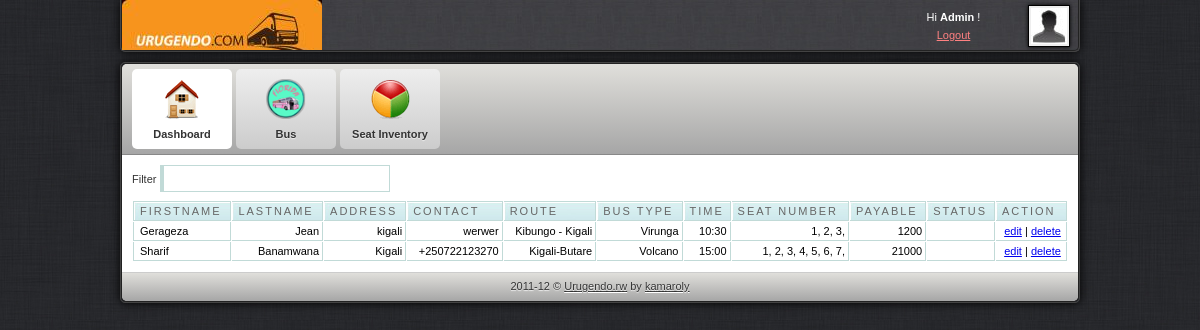
Screenshot of /admin/dashboard.php (signed in) with the database file from the repository.
### tables this page shows
CREATE TABLE IF NOT EXISTS `customer` (
  `id` int(11) NOT NULL AUTO_INCREMENT,
  `fname` varchar(30) NOT NULL,
  `lname` varchar(30) NOT NULL,
  `contact` varchar(20) NOT NULL,
  `address` varchar(300) NOT NULL,
  `bus` varchar(30) NOT NULL,
  `transactionum` varchar(10) NOT NULL,
  `payable` varchar(11) NOT NULL,
  `status` varchar(100) NOT NULL,
  `setnumber` varchar(100) NOT NULL,
  PRIMARY KEY (`id`)
);

CREATE TABLE IF NOT EXISTS `route` (
  `id` int(11) NOT NULL AUTO_INCREMENT,
  `route` varchar(300) NOT NULL,
  `price` varchar(30) NOT NULL,
  `numseats` int(30) NOT NULL,
  `type` varchar(300) NOT NULL,
  `time` varchar(100) NOT NULL,
  PRIMARY KEY (`id`)
);

CREATE TABLE IF NOT EXISTS `reserve` (
  `id` int(11) NOT NULL AUTO_INCREMENT,
  `date` varchar(11) NOT NULL,
  `bus` varchar(11) NOT NULL,
  `seat_reserve` varchar(11) NOT NULL,
  `transactionnum` varchar(10) NOT NULL,
  `seat` varchar(100) NOT NULL,
  PRIMARY KEY (`id`)
);

### admin/dashboard.php (the view, shortened to what this page needs)
<html>
<head>
<link href="css/style.css" rel="stylesheet" type="text/css" />
<link rel="stylesheet" href="febe/style.css" type="text/css" media="screen" charset="utf-8">
<link href="src/facebox.css" media="screen" rel="stylesheet" type="text/css" />
</head>
<body>
	<div id="container">
		<div id="adminbar-outer" class="radius-bottom">
			<div id="adminbar" class="radius-bottom">
				<a id="logo" href="dashboard.php"></a>
				<div id="details">
					<a class="avatar" href="javascript: void(0)">
					<img width="36" height="36" alt="avatar" src="img/avatar.jpg">
					</a>
					<div class="tcenter">
					Hi
					<strong>Admin</strong>
					!
					<br>
					<a class="alightred" href="../index.php">Logout</a>
					</div>
				</div>
			</div>
		</div>
		<div id="panel-outer" class="radius" style="opacity: 1;">
			<div id="panel" class="radius">
				<ul class="radius-top clearfix" id="main-menu">
					<li>
						<a class="active" href="dashboard.php">
							<img alt="Dashboard" src="img/m-dashboard.png">
							<span>Dashboard</span>
						</a>
					</li>
					<li>
						<a href="route.php">
							<img alt="Statistics" src="img/m-custom.png">
							<span>Bus</span>
						</a>
					</li>
					<li>
						<a href="setinventory.php">
							<img alt="Statistics" src="img/m-statistics.png">
							<span>Seat Inventory</span>
						</a>
					</li>
				</ul>
				<div id="content" class="clearfix">
					<label for="filter">Filter</label> <input type="text" name="filter" value="" id="filter" />
					<table cellpadding="1" cellspacing="1" id="resultTable">
						<thead>
							<tr>
								<th  style="border-left: 1px solid #C1DAD7"> Firstname </th>
								<th> Lastname </th>
								<th> Address </th>
								<th> Contact </th>
								<th> Route </th>
								<th> Bus Type </th>
								<th> Time </th>
								<th> Seat Number </th>
								<th> Payable </th>
								<th> Status </th>
								<th> Action </th>
							</tr>
						</thead>
						<tbody>
						<?php
							$result = mysql_query("SELECT * FROM customer");
							while($row = mysql_fetch_array($result))
								{
									echo '<tr class="record">';
									echo '<td style="border-left: 1px solid #C1DAD7;">'.$row['fname'].'</td>';
									echo '<td><div align="right">'.$row['lname'].'</div></td>';
									echo '<td><div align="right">'.$row['address'].'</div></td>';
									echo '<td><div align="right">'.$row['contact'].'</div></td>';
									$rrad=$row['bus'];
									$dddd=$row['transactionum'];
									$results = mysql_query("SELECT * FROM route WHERE id='$rrad'");
									while($rows = mysql_fetch_array($results))
										{
									echo '<td><div align="right">'.$rows['route'].'</div></td>';
									echo '<td><div align="right">'.$rows['type'].'</div></td>';
									echo '<td><div align="right">'.$rows['time'].'</div></td>';
										}
									$resulta = mysql_query("SELECT * FROM reserve WHERE transactionnum='$dddd'");
									while($rowa = mysql_fetch_array($resulta))
										{
									echo '<td><div align="right">'.$rowa['seat'].'</div></td>';
										}
									echo '<td><div align="right">'.$row['payable'].'</div></td>';
									echo '<td><div align="right">'.$row['status'].'</div></td>';
									echo '<td><div align="center"><a rel="facebox" href="editstatus.php?id='.$row['id'].'">edit</a> | <a href="#" id="'.$row['transactionum'].'" class="delbutton" title="Click To Delete">delete</a></div></td>';
									echo '</tr>';
								}
							?>
						</tbody>
					</table>
				</div>
				<div id="footer" class="radius-bottom">
					2011-12 ©
					<a class="afooter-link" href="">Urugendo.rw</a>
					by
					<a class="afooter-link" href="kamaroly.com">kamaroly</a>
				</div>
			</div>
		</div>
	</div>
</body>
</html>

### admin/css/style.css (style rules this page uses)
html, body { background: url("../img/bg.jpg") repeat scroll 0 0 #333333; color: #333333; font-family: Arial,Helvetica,sans-serif; font-size: 11px; line-height: 1.6; margin:0; }
#container { margin: 0 auto; width: 960px; }
#login-container-outer, #container #adminbar-outer, #container #panel-outer { border: 1px solid #444444; box-shadow: 0 0 10px #000000; }
#container #adminbar-outer { background: none repeat scroll 0 0 #403F44; border-top: medium none; margin: 0 0 10px; }
.radius-bottom { border-bottom-left-radius: 5px; border-bottom-right-radius: 5px; }
#login-container, #container #adminbar, #container #panel { border: 1px solid #222222; }
#container #adminbar { background: url("../img/alter-bg.jpg") repeat scroll left top transparent; border-top: medium none; height: 50px; }
.clearfix { clear:both; }
#container #adminbar a#logo { background: url("../../img/logo.png") no-repeat scroll left top transparent; display: block; float: left; height: 50px; width: 200px; }
#container #adminbar #details { color: #FFFFFF; float: right; height: 34px; line-height: 18px; padding: 8px; width: 184px; }
#container #adminbar #details a.avatar { background-color: #EEEEEE; border: 1px solid #000000; box-shadow: 0 0 4px #000000; display: block; float: right; height: 36px; margin: -3px 0 0 7px; padding: 2px; width: 36px; }
.tcenter { text-align: center; }
a.alightred { color: #FF8181; }
.radius { border-radius: 5px 5px 5px 5px; }
#container #panel ul#main-menu, #container #panel #footer, #login-extra { background-color: #D5D5D5; background-image: linear-gradient(#E0DFDB, #A6A6A6); }
ul#main-menu { border-bottom: 1px solid #888888; list-style: none outside none; margin: 0; padding: 0 10px; }
.radius-top { border-top-left-radius: 5px; border-top-right-radius: 5px; }
ul#main-menu li { float: left; margin: 5px 4px 5px 0; }
ul#main-menu li a.active { background: none repeat scroll 0 0 #FFFFFF; text-shadow: 0 1px 1px #FFFFFF; }
ul#main-menu li a { background: linear-gradient(#EEEEEE, #CCCCCC) repeat scroll 0 0 #EEEEEE; border-radius: 5px 5px 5px 5px; color: #333333; display: block; font-weight: bold; height: 80px; line-height: 1px; position: relative; text-align: center; text-shadow: 0 1px 1px #EEEEEE; width: 100px; text-decoration:none; }
ul#main-menu li a img { height: 40px; padding: 10px 15px 5px; width: 40px; }
ul#main-menu li a span { display: block; line-height: 20px; padding: 0 0 5px; }
#container #content { padding: 10px; background-color:#ffffff; }
#container #footer { border-top: 1px solid #CCCCCC; color: #333333; margin: 0; padding: 5px; text-align: center; text-shadow: 0 1px 1px #EEEEEE; }
a.afooter-link { color: #333333; text-shadow: 0 1px 1px #FFFFFF; }

### admin/febe/style.css (style rules this page uses)
#resultTable { background-color: white; margin-top: 8px; width: 100%; color:#000000; }
#resultTable th.sortable { background: url("bg_header.jpg") no-repeat scroll 0 0 #CAE8EA; border-bottom: 1px solid #C1DAD7; border-right: 1px solid #C1DAD7; border-top: 1px solid #C1DAD7; color: #4F6B72; font: normal 11px "Trebuchet MS",Verdana,Arial,Helvetica,sans-serif; letter-spacing: 2px; padding: 3px 3px 3px 6px; text-align: left; text-transform: uppercase; color: #666; cursor: pointer; text-decoration: none; }
#resultTable th { background: url("bg_header.jpg") no-repeat scroll 0 0 #CAE8EA; border-bottom: 1px solid #C1DAD7; border-right: 1px solid #C1DAD7; border-top: 1px solid #C1DAD7; color: #4F6B72; font: normal 11px "Trebuchet MS",Verdana,Arial,Helvetica,sans-serif; letter-spacing: 2px; padding: 3px 3px 3px 6px; text-align: left; text-transform: uppercase; color: #666; cursor: pointer; text-decoration: none; }
#resultTable td { border-bottom: 1px solid #C1DAD7; border-right: 1px solid #C1DAD7; padding: 3px 3px 3px 6px; font: normal 11px "Trebuchet MS",Verdana,Arial,Helvetica,sans-serif; }
#resultTable td.odd { font: normal 11px "Trebuchet MS",Verdana,Arial,Helvetica,sans-serif; }
#filter { width: 230px; border: 1px solid #C1DAD7; border-left: 4px solid #C1DAD7; padding:5px; background-image:url('../images/filter.gif'); background-repeat:no-repeat; background-position: 3px 5px; padding-left:20px; }
.clearfix { clear:both; }

### rows the page displays
customer: fname "Gerageza", lname "Jean", address "kigali", contact "werwer", payable "1200"
route: route "Kibungo - Kigali", type "Virunga", time "10:30"
reserve: seat "1, 2, 3,"
customer: fname "Sharif", lname "Banamwana", address "Kigali", contact "+250722123270", payable "21000"
route: route "Kigali-Butare", type "Volcano", time "15:00"
reserve: seat "1, 2, 3, 4, 5, 6, 7,"
